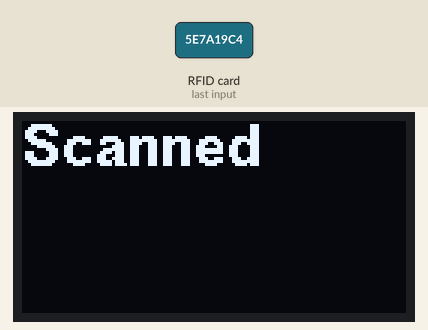
This sketch was run on a simulated ESP32. Parts: 128×64 one-colour display. Inputs (shaded band) come from the test bench. What the sketch prints to the serial monitor is not drawn.

1.3 s: RFID card 5E 7A 19 C4 held to the reader
Above: at 2.0 s.
Timing chart, 0 to 4.3 s (numbered marks = the images above; inputs shaded):
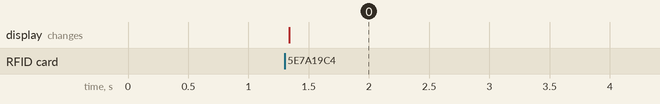

The sketch:

screen-test.ino
```cpp
#include <U8g2lib.h>

U8G2_SSD1306_128X64_NONAME_F_HW_I2C u8g2(U8G2_R0, 16, 15, 4);

//RFID_scanner
#include <SPI.h>
#include <MFRC522.h>

#define RST_PIN 27
#define SS_PIN 5

MFRC522 mfrc522(SS_PIN, RST_PIN); // Create MFRC522 instance

void setup()
{
    Serial.begin(115200);

    u8g2.begin();
    u8g2.setFontRefHeightExtendedText();
    u8g2.setDrawColor(1);
    u8g2.setFontPosTop();
    u8g2.setFontDirection(0);


    //RFID Setup
    SPI.begin();                       // Init SPI bus
    mfrc522.PCD_Init();                // Init MFRC522
    mfrc522.PCD_DumpVersionToSerial(); // Show details of PCD - MFRC522 Card Reader details
}

void loop()
{

    // u8g2.clearBuffer();
    // u8g2.setFont(u8g2_font_helvB14_te);
    // u8g2.drawStr(5, 25, "Connecting...");
    // u8g2.drawStr(22, 18, "your card");
    // u8g2.setFont(u8g2_font_open_iconic_all_4x_t);
    // u8g2.drawStr(49, 34, "T"); //h is check T is audio sign W is forbidden
    // u8g2.sendBuffer();

    // delay(2000);
    // u8g2.clearBuffer();
    // u8g2.setFont(u8g2_font_helvB14_te);
    // u8g2.drawStr(10, 0, "Please scan");
    // u8g2.drawStr(22, 18, "your card");
    // u8g2.setFont(u8g2_font_open_iconic_all_4x_t);
    // u8g2.drawStr(49, 34, "T"); //h is check T is audio sign W is forbidden
    // u8g2.sendBuffer();

    // delay(2000);
    // u8g2.clearBuffer();

    // u8g2.setFont(u8g2_font_helvB14_te);
    // u8g2.drawStr(18, 5, "Failed to");
    // u8g2.drawStr(5, 37, "connect");
    // u8g2.setFont(u8g2_font_open_iconic_all_4x_t);
    // u8g2.drawStr(88, 28, "W"); //h is check T is audio sign W is forbidden
    // u8g2.sendBuffer();

    // u8g2.setFont(u8g2_font_helvB14_te);
    // u8g2.drawStr(12, 5, "Invalid card");
    // u8g2.setFont(u8g2_font_open_iconic_all_4x_t);
    // u8g2.drawStr(49, 28, "W"); //h is check T is audio sign W is forbidden

    // u8g2.setFont(u8g2_font_helvB14_te);
    // u8g2.drawStr(5, 5, "Unauthorised");
    // u8g2.setFont(u8g2_font_open_iconic_all_4x_t);
    // u8g2.drawStr(49, 28, "W"); //h is check T is audio sign W is forbidden

    // u8g2.setFont(u8g2_font_helvB14_te);
    // const char *stringg = "Error:" + 404;
    // u8g2.drawStr(15, 5, "Error:");
    // u8g2.setCursor(80, 5);
    // u8g2.print(404);
    // u8g2.setFont(u8g2_font_open_iconic_all_4x_t);
    // u8g2.drawStr(49, 28, "W"); //h is check T is audio sign W is forbidden

    // u8g2.setFont(u8g2_font_helvB14_te);
    // u8g2.drawStr(16, 5, "Connected");
    // u8g2.setFont(u8g2_font_open_iconic_all_4x_t);
    // u8g2.drawStr(49, 28, "s"); //s is check T is audio sign W is forbidden

    // u8g2.setFont(u8g2_font_helvB14_te);
    // u8g2.drawStr(12, 0, "Turning off");
    // u8g2.setCursor(30, 19);
    // u8g2.print("VLS3.50");
    // u8g2.setCursor(0, 0);
    // u8g2.setFont(u8g2_font_open_iconic_all_4x_t);
    // u8g2.drawStr(49, 34, "s"); //s is check T is audio sign W is forbidden
    // u8g2.setFont(u8g2_font_helvB14_te);
    // u8g2.drawStr(15, 0, "AceX Laser");
    // u8g2.drawStr(35, 19, "Cutters");
    // u8g2.setCursor(30, 48);
    // u8g2.print(1 + 1);
    // u8g2.setCursor(0, 0);
    // u8g2.drawStr(47, 48, "in use");
    // //s is check T is audio sign W is forbidden

    // // Delay.

    // u8g2.sendBuffer();

    if (mfrc522.PICC_IsNewCardPresent()) //add a timeout
    {
        // nothing
        u8g2.clearBuffer();
        u8g2.setFont(u8g2_font_helvB14_te);
        u8g2.drawStr(0, 0, "Scanned");
        u8g2.sendBuffer();
        Serial.println(F("Scanned"));
        unsigned long uid = getID();

        if (uid != -1)
        {
            String uid_string = String(uid);
            if (uid_string.length() == 9)
            {
                uid_string = '0' + uid_string;
            }
            Serial.print("Card detected, UID: ");
            Serial.println(uid_string);
            // u8g2.drawStr(0, 20, "got id");
            // u8g2.sendBuffer();
            delay(2000);
        }
        else
        {

            Serial.println("Error");
            // u8g2.drawStr(0, 20, "Error");
            // u8g2.sendBuffer();
            delay(2000);
        }
    }
}

unsigned long getID()
{
    if (!mfrc522.PICC_ReadCardSerial())
    { //Since a PICC placed get Serial and continue
        return -1;
    }
    unsigned long hex_num;
    hex_num = mfrc522.uid.uidByte[3] << 24;
    hex_num += mfrc522.uid.uidByte[2] << 16;
    hex_num += mfrc522.uid.uidByte[1] << 8;
    hex_num += mfrc522.uid.uidByte[0];
    mfrc522.PICC_HaltA();
    // Stop reading
    return hex_num;
}
```

Measured:
- after the input at 1.3 s, the display: changes at once (image 0)
